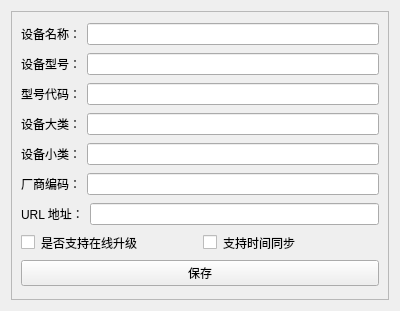
<?xml version="1.0" encoding="UTF-8"?>
<ui version="4.0">
 <class>deviceInformationWidget</class>
 <widget class="QWidget" name="deviceInformationWidget">
  <property name="geometry">
   <rect>
    <x>0</x>
    <y>0</y>
    <width>400</width>
    <height>311</height>
   </rect>
  </property>
  <property name="windowTitle">
   <string>Form</string>
  </property>
  <property name="styleSheet">
   <string notr="true">border-color: rgb(0, 0, 0);</string>
  </property>
  <layout class="QVBoxLayout" name="verticalLayout">
   <item>
    <widget class="QFrame" name="frame">
     <property name="styleSheet">
      <string notr="true">border-color: rgb(0, 0, 0);</string>
     </property>
     <property name="frameShape">
      <enum>QFrame::StyledPanel</enum>
     </property>
     <property name="frameShadow">
      <enum>QFrame::Raised</enum>
     </property>
     <layout class="QVBoxLayout" name="verticalLayout_2">
      <item>
       <layout class="QHBoxLayout" name="horizontalLayout">
        <item>
         <widget class="QLabel" name="label_2">
          <property name="text">
           <string>设备名称：</string>
          </property>
         </widget>
        </item>
        <item>
         <widget class="QLineEdit" name="namelineEdit"/>
        </item>
       </layout>
      </item>
      <item>
       <layout class="QHBoxLayout" name="horizontalLayout_2">
        <item>
         <widget class="QLabel" name="label_3">
          <property name="text">
           <string>设备型号：</string>
          </property>
         </widget>
        </item>
        <item>
         <widget class="QLineEdit" name="modelLineedit"/>
        </item>
       </layout>
      </item>
      <item>
       <layout class="QHBoxLayout" name="horizontalLayout_8">
        <item>
         <widget class="QLabel" name="label_7">
          <property name="text">
           <string>型号代码：</string>
          </property>
         </widget>
        </item>
        <item>
         <widget class="QLineEdit" name="modelIDlineEdit"/>
        </item>
       </layout>
      </item>
      <item>
       <layout class="QHBoxLayout" name="horizontalLayout_3">
        <item>
         <widget class="QLabel" name="label_4">
          <property name="text">
           <string>设备大类：</string>
          </property>
         </widget>
        </item>
        <item>
         <widget class="QLineEdit" name="class1LineEdit"/>
        </item>
       </layout>
      </item>
      <item>
       <layout class="QHBoxLayout" name="horizontalLayout_4">
        <item>
         <widget class="QLabel" name="label_5">
          <property name="text">
           <string>设备小类：</string>
          </property>
         </widget>
        </item>
        <item>
         <widget class="QLineEdit" name="class2LineEdit"/>
        </item>
       </layout>
      </item>
      <item>
       <layout class="QHBoxLayout" name="horizontalLayout_7">
        <item>
         <widget class="QLabel" name="label">
          <property name="text">
           <string>厂商编码：</string>
          </property>
         </widget>
        </item>
        <item>
         <widget class="QLineEdit" name="manufactureIDLineedit"/>
        </item>
       </layout>
      </item>
      <item>
       <layout class="QHBoxLayout" name="horizontalLayout_6">
        <item>
         <widget class="QLabel" name="label_6">
          <property name="text">
           <string>URL 地址：</string>
          </property>
         </widget>
        </item>
        <item>
         <widget class="QLineEdit" name="urllineEdit"/>
        </item>
       </layout>
      </item>
      <item>
       <layout class="QHBoxLayout" name="horizontalLayout_5">
        <item>
         <widget class="QCheckBox" name="updateCheckbox">
          <property name="text">
           <string>是否支持在线升级</string>
          </property>
         </widget>
        </item>
        <item>
         <widget class="QCheckBox" name="synCheckBox">
          <property name="text">
           <string>支持时间同步</string>
          </property>
         </widget>
        </item>
       </layout>
      </item>
      <item>
       <layout class="QHBoxLayout" name="horizontalLayout_9">
        <item>
         <widget class="QPushButton" name="savepushButton">
          <property name="text">
           <string>保存</string>
          </property>
         </widget>
        </item>
       </layout>
      </item>
     </layout>
    </widget>
   </item>
  </layout>
 </widget>
 <resources/>
 <connections/>
</ui>
